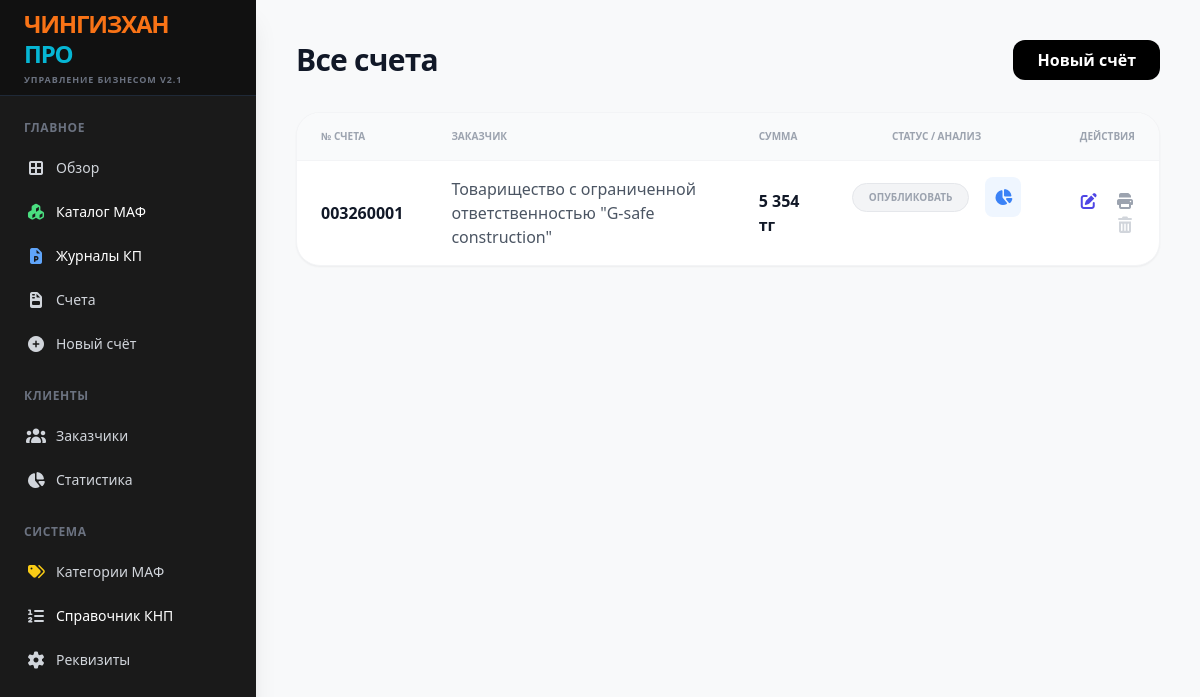
The app's page /invoices, older data.
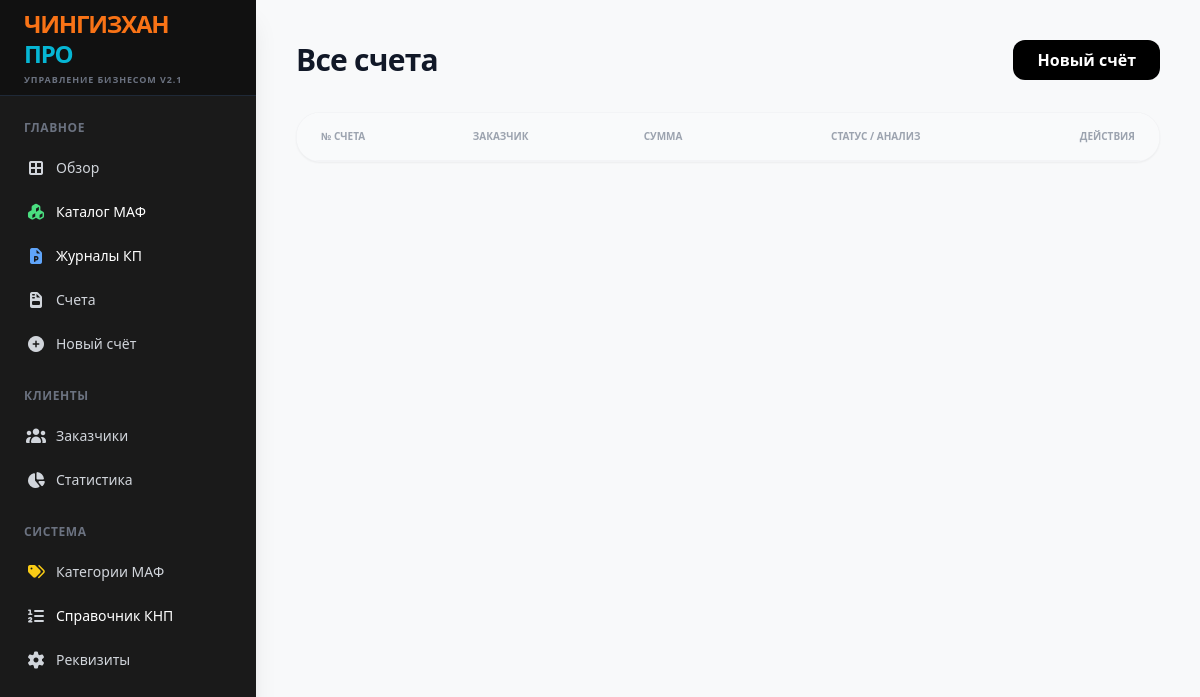
The same page, newer data.
### tables this page shows
CREATE TABLE invoices (id TEXT PRIMARY KEY, client_id TEXT, date TEXT, subtotal REAL, vat_rate REAL, vat_amount REAL, total REAL, status INTEGER DEFAULT 0, knp TEXT DEFAULT "859", markup REAL DEFAULT 0);

CREATE TABLE clients (id TEXT PRIMARY KEY, name TEXT, bin TEXT, contact TEXT, address TEXT);

### app.py (the view)
@app.route('/invoices')
def invoices_list():
    with sqlite3.connect(DB_NAME) as conn: invoices = conn.cursor().execute("SELECT i.id, c.name, i.date, i.total, i.status FROM invoices i LEFT JOIN clients c ON i.client_id = c.id ORDER BY i.date DESC").fetchall()
    return render_template('invoices.html', invoices=invoices, title="Все счета")

### templates/invoices.html (shortened to what this page needs)
{% extends "base.html" %}
{% block content %}
<div class="p-10 max-w-7xl mx-auto">
    <div class="flex justify-between items-center mb-8">
        <h2 class="text-3xl font-black text-gray-900 tracking-tight">{{ title }}</h2>
        <a href="/create_invoice{% if current_client %}?client={{ current_client }}{% endif %}" class="bg-black text-white px-6 py-2 rounded-xl font-bold hover:bg-gray-800 transition">Новый счёт</a>
    </div>
    <div class="bg-white rounded-3xl shadow-sm border border-gray-100 overflow-hidden">
        <table class="w-full text-left">
            <thead>
                <tr class="bg-gray-50 border-b border-gray-100">
                    <th class="py-4 px-6 text-[10px] font-black text-gray-400 uppercase">№ Счета</th>
                    <th class="py-4 px-6 text-[10px] font-black text-gray-400 uppercase">Заказчик</th>
                    <th class="py-4 px-6 text-[10px] font-black text-gray-400 uppercase">Сумма</th>
                    <th class="py-4 px-6 text-[10px] font-black text-gray-400 uppercase text-center">Статус / Анализ</th>
                    <th class="py-4 px-6 text-[10px] font-black text-gray-400 uppercase text-right">Действия</th>
                </tr>
            </thead>
            <tbody class="divide-y divide-gray-50">
                {% for inv in invoices %}
                <tr class="hover:bg-gray-50 transition">
                    <td class="py-4 px-6 font-black text-gray-900">{{ inv[0] }}</td>
                    <td class="py-4 px-6 text-gray-600 font-medium">{{ inv[1] }}</td>
                    <td class="py-4 px-6 font-black text-gray-900">{{ '{:,.0f}'.format(inv[3]).replace(',', ' ') }} тг</td>
                    <td class="py-4 px-6 text-center flex items-center justify-center space-x-4">
                        {% if inv[4] == 0 %}
                            <button onclick="setStatus('{{ inv[0] }}', 1)" class="px-4 py-1.5 rounded-full text-[10px] font-black bg-gray-100 text-gray-400 border border-gray-200 uppercase">Опубликовать</button>
                        {% elif inv[4] == 1 %}
                            <button onclick="setStatus('{{ inv[0] }}', 2)" class="px-4 py-1.5 rounded-full text-[10px] font-black bg-yellow-100 text-yellow-600 uppercase">Ожидает →</button>
                        {% else %}
                            <button onclick="setStatus('{{ inv[0] }}', 1)" class="px-4 py-1.5 rounded-full text-[10px] font-black bg-green-100 text-green-600 uppercase">✓ Оплачено</button>
                        {% endif %}
                        <a href="/invoice_stats/{{ inv[0] }}" class="text-blue-500 hover:text-blue-700 bg-blue-50 p-2 rounded-lg" title="Анализ прибыли"><i class="fas fa-chart-pie"></i></a>
                    </td>
                    <td class="py-4 px-6 text-right space-x-3">
                        {% if inv[4] == 0 %}<a href="/edit_invoice/{{ inv[0] }}" class="text-indigo-600 hover:text-indigo-800 transition" title="Изменить"><i class="fas fa-edit"></i></a>{% endif %}
                        <a href="/print/{{ inv[0] }}" class="text-gray-400 hover:text-black"><i class="fas fa-print"></i></a>
                        <button onclick="deleteInvoice('{{ inv[0] }}')" class="text-gray-300 hover:text-red-500 transition"><i class="fas fa-trash-alt"></i></button>
                    </td>
                </tr>
                {% endfor %}
            </tbody>
        </table>
    </div>
</div>
{% endblock %}

Row changes from the older to the newer data that the page shows:
removed invoices: id "003260001", name "Товарищество с ограниченной ответственностью \"G-safe construction\"", total "5 354"
